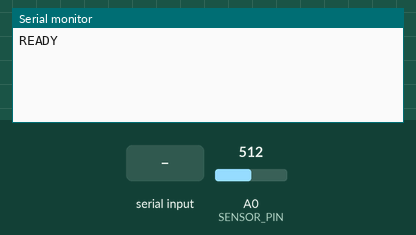
This sketch was run on a simulated Arduino Uno, built with avr-gcc and run on an emulated ATmega328P. Shown: the last lines printed to the serial monitor. The inputs (shaded band) are chosen by the test bench; at power-on: A0 (SENSOR_PIN) = 512.

Above: at 1.2 s.
1.3 s: "s" received over Serial
At 2.2 s:
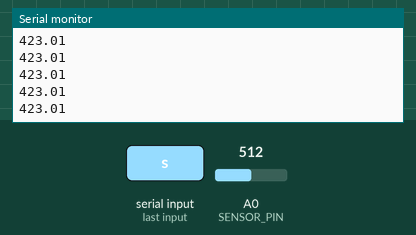
3.2 s: A0 (SENSOR_PIN) set to 716
At 3.8 s:
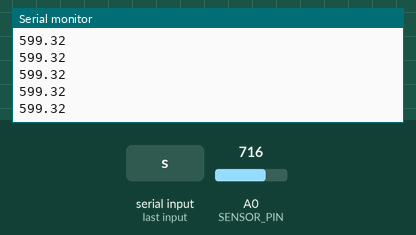
4.7 s: A0 (SENSOR_PIN) set to 900
At 5.5 s:
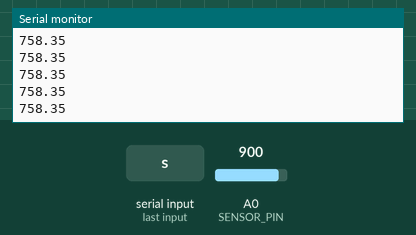
Timing chart, 0 to 7.7 s (numbered marks = the images above; inputs shaded):
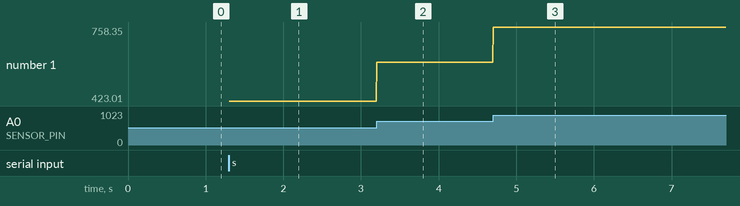

Measured:
- after the input at 1.3 s, the serial monitor: prints a new line at once (image 1)
- after the input at 3.2 s, the serial monitor: prints a new line at once (image 2)
- after the input at 4.7 s, the serial monitor: prints a new line at once (image 3)
- plotted number 1: 423.01 → 599.32 after the input at 3.2 s, 599.32 → 758.35 after the input at 4.7 s

The sketch:

dinamometro_vernier.ino
```cpp
// Hand Dynamometer Vernier HD-BTA (HD462DR2) -> Arduino Uno
// Envía la fuerza en N, SIN filtrar, a FS_HZ (una línea por muestra).
// Comandos por serial:  's' = iniciar envío   |   'p' = pausar envío
// Imprime "READY" al terminar setup() para que Python sepa cuándo puede empezar.
//
// La tara (cero) y el filtrado se hacen en Python (protocolo_cmc.py), de modo que
// el stream guardado conserva la señal original.

const int SENSOR_PIN = A0;
const unsigned long BAUD_RATE = 115200;

// Debe coincidir con FS_DINO en protocolo_cmc.py
const float FS_HZ = 200.0;
const unsigned long SAMPLE_INTERVAL_US = (unsigned long)(1000000.0 / FS_HZ);

// Lecturas consecutivas del ADC que se promedian por muestra (anti-ruido casi sin retardo:
// 8 lecturas ≈ 1 ms con el prescaler por defecto)
const int N_OVERSAMPLE = 8;

const float VOLTAGE_REF = 5.0;
const float ADC_MAX = 1023.0;

// Calibración oficial HD-BTA
const float SLOPE = 176.8325;      // N/V
const float INTERCEPT = -19.5057;  // N

bool sendingData = false;
unsigned long nextSample = 0;

float leerFuerza() {
  unsigned long suma = 0;
  for (int i = 0; i < N_OVERSAMPLE; i++) {
    suma += analogRead(SENSOR_PIN);
  }
  float adc = suma / (float)N_OVERSAMPLE;
  float voltage = adc * VOLTAGE_REF / ADC_MAX;
  return voltage * SLOPE + INTERCEPT;     // sin recorte de negativos
}

void setup() {
  Serial.begin(BAUD_RATE);
  pinMode(SENSOR_PIN, INPUT);
  analogRead(SENSOR_PIN);                 // descarta la primera lectura
  Serial.println("READY");
}

void loop() {
  while (Serial.available() > 0) {
    char c = Serial.read();
    if (c == 's' || c == 'S') {
      if (!sendingData) {
        sendingData = true;
        nextSample = micros() + SAMPLE_INTERVAL_US;
      }
    } else if (c == 'p' || c == 'P') {
      sendingData = false;
    }
  }

  // Diferencia con signo: seguro ante el desbordamiento de micros()
  if (sendingData && (long)(micros() - nextSample) >= 0) {
    nextSample += SAMPLE_INTERVAL_US;     // sin acumular deriva
    Serial.println(leerFuerza(), 2);
  }
}
```
